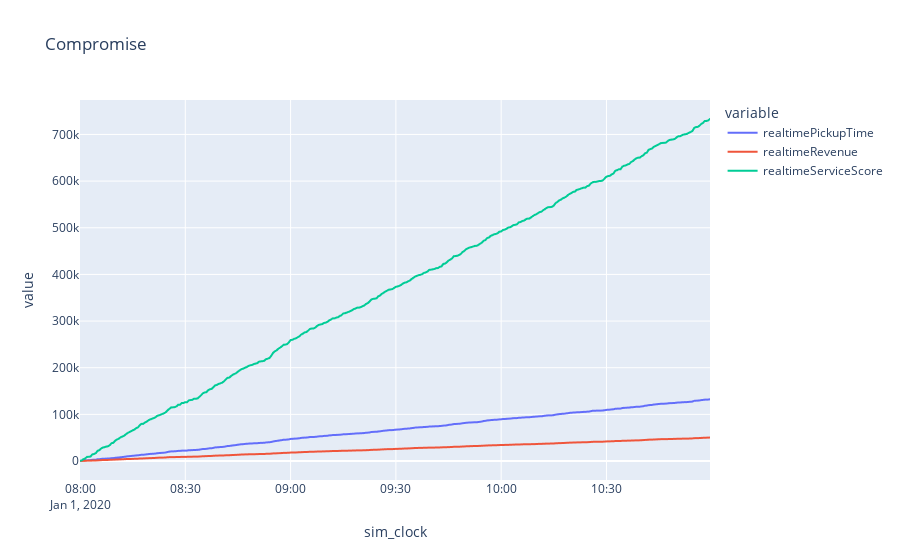

Notebook cell for this chart:
### Code cell
def get_engine_perf(collection, run_id_list):
    cursor = collection.find({
            'run_id': {'$in': run_id_list},
        },
        projection={ '_id': 0, 'online_params': 1, 'sim_clock': 1, 'runtime_performance': 1,},
        sort=[('sim_clock', 1)]
    )

    metric_df = pd.DataFrame(list(cursor))
    metric_df = pd.concat([metric_df.drop(['online_params'], axis=1), metric_df['online_params'].apply(pd.Series)], axis=1)
    metric_df = pd.concat([metric_df.drop(['runtime_performance'], axis=1), metric_df['runtime_performance'].apply(pd.Series)], axis=1)

    metric_df

    return metric_df



engine_df = get_engine_perf(ENGINE, [k for k, v in run_id_meta.items() if v == 'Compromise'])
# engine_df.tail(100)
fig = px.line(engine_df, x='sim_clock', 
              y=['realtimePickupTime','realtimeRevenue', 'realtimeServiceScore'],
              title='Compromise') #, labels = run_id_meta)
fig.show()

### Figure 1 — Plotly figure (JSON) as saved in the notebook; plotly's stock layout.template omitted (floating-point values rounded to 4 significant figures; data arrays with more than 128 entries replaced by an {"elided": "..."} marker saying what was removed)
{"data": [{"hovertemplate": "variable=realtimePickupTime<br>sim_clock=%{x}<br>value=%{y}<extra></extra>", "legendgroup": "realtimePickupTime", "line": {"color": "#636efa", "dash": "solid"}, "mode": "lines", "name": "realtimePickupTime", "showlegend": true, "type": "scattergl", "x": {"elided": "360 str values"}, "xaxis": "x", "y": {"elided": "360 float values"}, "yaxis": "y"}, {"hovertemplate": "variable=realtimeRevenue<br>sim_clock=%{x}<br>value=%{y}<extra></extra>", "legendgroup": "realtimeRevenue", "line": {"color": "#EF553B", "dash": "solid"}, "mode": "lines", "name": "realtimeRevenue", "showlegend": true, "type": "scattergl", "x": {"elided": "360 str values"}, "xaxis": "x", "y": {"elided": "360 int values"}, "yaxis": "y"}, {"hovertemplate": "variable=realtimeServiceScore<br>sim_clock=%{x}<br>value=%{y}<extra></extra>", "legendgroup": "realtimeServiceScore", "line": {"color": "#00cc96", "dash": "solid"}, "mode": "lines", "name": "realtimeServiceScore", "showlegend": true, "type": "scattergl", "x": {"elided": "360 str values"}, "xaxis": "x", "y": {"elided": "360 int values"}, "yaxis": "y"}], "layout": {"legend": {"title": {"text": "variable"}, "tracegroupgap": 0}, "title": {"text": "Compromise"}, "xaxis": {"anchor": "y", "domain": [0, 1], "title": {"text": "sim_clock"}}, "yaxis": {"anchor": "x", "domain": [0, 1], "title": {"text": "value"}}}}
